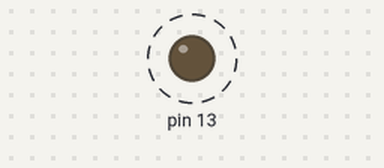
A sketch run on a simulated Arduino Uno, built with avr-gcc and run on an emulated ATmega328P. Parts: output pins drawn as LEDs (lit = HIGH). Dashed ring = blinking.

Above: at 0.07 s.
Timing chart, 0 to 3.0 s (numbered marks = the images above):
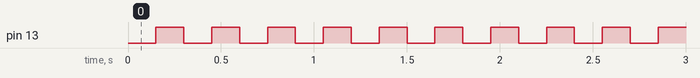

The sketch:

Reversing_state_0.ino
```cpp
int stateLED0 = LOW;

void setup() {

  pinMode(13, OUTPUT);

}

void loop() {

  digitalWrite(13, stateLED0);
  delay(150);
  digitalWrite(13, !stateLED0);
  delay(150);

}
```

Measured:
- by itself, pin 13: alternates HIGH for 0.15 s and LOW for 0.15 s
